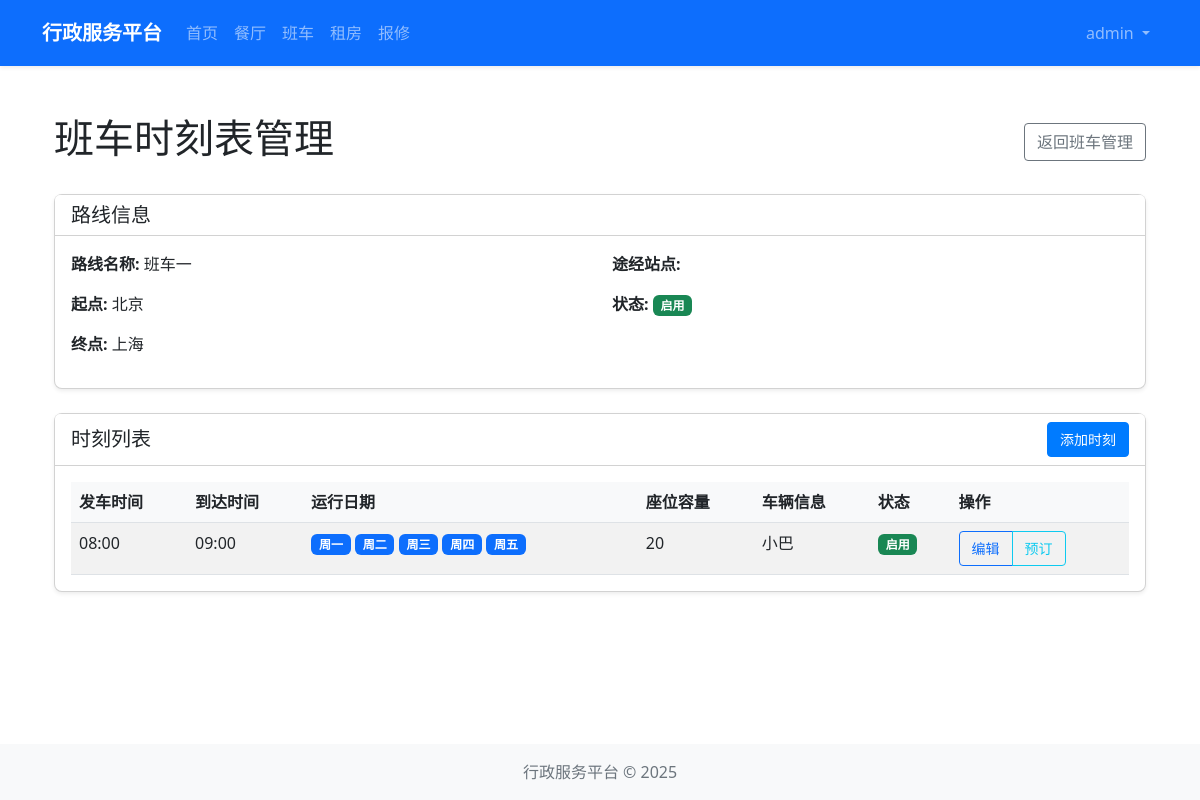
The app's page /shuttle/admin/schedule/1 (signed in) with its own data.
### models/user.py (models this page shows, shortened)
class User(UserMixin, db.Model):
    __tablename__ = 'users'
    id = db.Column(db.Integer, primary_key=True)
    username = db.Column(db.String(64), unique=True, nullable=False)
    email = db.Column(db.String(120), unique=True, nullable=False)
    password_hash = db.Column(db.String(128))
    role = db.Column(db.String(20), default='user')  # 'admin' or 'user'
    created_at = db.Column(db.DateTime, default=datetime.utcnow)
    def is_admin(self):
        return self.role == 'admin'

### models/shuttle.py (models this page shows, shortened)
class ShuttleRoute(db.Model):
    __tablename__ = 'shuttle_routes'
    id = db.Column(db.Integer, primary_key=True)
    name = db.Column(db.String(100), nullable=False)
    start_location = db.Column(db.String(200), nullable=False)
    end_location = db.Column(db.String(200), nullable=False)
    stops = db.Column(db.Text)  # 存储中间站点，以逗号分隔
    description = db.Column(db.Text)
    status = db.Column(db.String(20), default='active')  # active, inactive
    created_at = db.Column(db.DateTime, default=datetime.utcnow)
    schedules = db.relationship('ShuttleSchedule', backref='route', lazy=True, cascade='all, delete-orphan')

class ShuttleSchedule(db.Model):
    __tablename__ = 'shuttle_schedules'
    id = db.Column(db.Integer, primary_key=True)
    route_id = db.Column(db.Integer, db.ForeignKey('shuttle_routes.id', ondelete='CASCADE'), nullable=False)
    departure_time = db.Column(db.String(10), nullable=False)  # 格式: HH:MM
    arrival_time = db.Column(db.String(10), nullable=False)  # 格式: HH:MM
    days_of_week = db.Column(db.String(20), nullable=False)  # 例如：1,2,3,4,5 表示周一至周五
    capacity = db.Column(db.Integer, default=0)
    vehicle_info = db.Column(db.String(100))
    status = db.Column(db.String(20), default='active')  # active, canceled
    created_at = db.Column(db.DateTime, default=datetime.utcnow)

### routes/shuttle.py (the view)
@shuttle_bp.route('/admin/schedule/<int:route_id>')
@login_required
def manage_schedule(route_id):
    if not current_user.is_admin():
        abort(403)
    route = ShuttleRoute.query.get_or_404(route_id)
    schedules = ShuttleSchedule.query.filter_by(route_id=route_id).all()
    return render_template('shuttle/admin/schedule.html', route=route, schedules=schedules)

### extensions.py (called while the page is built)
def init_extensions(app):
    db.init_app(app)
    login_manager.init_app(app)
    csrf.init_app(app)
    login_manager.login_view = 'auth.login'
    from models.user import User
    @login_manager.user_loader
    def load_user(user_id):
        return User.query.get(int(user_id))

### templates/shuttle/admin/schedule.html (shortened to what this page needs)
{% extends "layout.html" %}
{% block content %}
<div class="container mt-4">
    <div class="d-flex justify-content-between align-items-center mb-4">
        <h1>班车时刻表管理</h1>
        <a href="{{ url_for('shuttle.admin') }}" class="btn btn-outline-secondary">
             返回班车管理
        </a>
    </div>
    <div class="card shadow-sm mb-4">
        <div class="card-header bg-white">
            <h5 class="mb-0">路线信息</h5>
        </div>
        <div class="card-body">
            <div class="row">
                <div class="col-md-6">
                    <p><strong>路线名称:</strong> {{ route.name }}</p>
                    <p><strong>起点:</strong> {{ route.start_location }}</p>
                    <p><strong>终点:</strong> {{ route.end_location }}</p>
                </div>
                <div class="col-md-6">
                    <p><strong>途经站点:</strong> {{ route.stops }}</p>
                    <p><strong>状态:</strong>
                        {% if route.status == 'active' %}
                            <span class="badge bg-success">启用</span>
                        {% else %}
                            <span class="badge bg-secondary">停用</span>
                        {% endif %}
                    </p>
                </div>
            </div>
        </div>
    </div>
    <div class="card shadow-sm">
        <div class="card-header bg-white d-flex justify-content-between align-items-center">
            <h5 class="mb-0">时刻列表</h5>
            <a href="{{ url_for('shuttle.add_schedule', route_id=route.id) }}" class="btn btn-primary btn-sm">
                 添加时刻
            </a>
        </div>
        <div class="card-body">
            {% if schedules %}
            <div class="table-responsive">
                <table class="table table-striped table-hover">
                    <thead>
                        <tr>
                            <th>发车时间</th>
                            <th>到达时间</th>
                            <th>运行日期</th>
                            <th>座位容量</th>
                            <th>车辆信息</th>
                            <th>状态</th>
                            <th>操作</th>
                        </tr>
                    </thead>
                    <tbody>
                        {% for schedule in schedules %}
                        <tr>
                            <td>{{ schedule.departure_time }}</td>
                            <td>{{ schedule.arrival_time }}</td>
                            <td>
                                {% set days = schedule.days_of_week.split(',') %}
                                {% for day in days %}
                                    {% if day == '0' %}
                                        <span class="badge bg-info">周日</span>
                                    {% elif day == '1' %}
                                        <span class="badge bg-primary">周一</span>
                                    {% elif day == '2' %}
                                        <span class="badge bg-primary">周二</span>
                                    {% elif day == '3' %}
                                        <span class="badge bg-primary">周三</span>
                                    {% elif day == '4' %}
                                        <span class="badge bg-primary">周四</span>
                                    {% elif day == '5' %}
                                        <span class="badge bg-primary">周五</span>
                                    {% elif day == '6' %}
                                        <span class="badge bg-info">周六</span>
                                    {% endif %}
                                {% endfor %}
                            </td>
                            <td>{{ schedule.capacity }}</td>
                            <td>{{ schedule.vehicle_info }}</td>
                            <td>
                                {% if schedule.status == 'active' %}
                                    <span class="badge bg-success">启用</span>
                                {% else %}
                                    <span class="badge bg-secondary">停用</span>
                                {% endif %}
                            </td>
                            <td>
                                <div class="btn-group btn-group-sm">
                                    <a href="{{ url_for('shuttle.edit_schedule', id=schedule.id) }}" class="btn btn-outline-primary">
                                         编辑
                                    </a>
                                    <a href="{{ url_for('shuttle.view_reservations', schedule_id=schedule.id) }}" class="btn btn-outline-info">
                                         预订
                                    </a>
                                </div>
                            </td>
                        </tr>
                        {% endfor %}
                    </tbody>
                </table>
            </div>
            {% else %}
            <div class="alert alert-info">
                <i class="fas fa-info-circle"></i> 该路线尚未添加任何时刻表，请点击"添加时刻"按钮添加。
            </div>
            {% endif %}
        </div>
    </div>
</div>
{% endblock %}

### templates/layout.html (shortened to what this page needs)
<!DOCTYPE html>
<html lang="zh-CN">
<head>
    <link href="https://cdn.jsdelivr.net/npm/bootstrap@5.2.3/dist/css/bootstrap.min.css" rel="stylesheet">
    <link rel="stylesheet" href="{{ url_for('static', filename='css/style.css') }}">
</head>
<body>
    <nav class="navbar navbar-expand-lg navbar-dark bg-primary">
        <div class="container">
            <a class="navbar-brand" href="{{ url_for('main.index') }}">行政服务平台</a>
            <div class="collapse navbar-collapse" id="navbarSupportedContent">
                <ul class="navbar-nav me-auto mb-2 mb-lg-0">
                    <li class="nav-item">
                        <a class="nav-link" href="{{ url_for('main.index') }}">首页</a>
                    </li>
                    <li class="nav-item">
                        <a class="nav-link" href="{{ url_for('restaurant.index') }}">餐厅</a>
                    </li>
                    <li class="nav-item">
                        <a class="nav-link" href="{{ url_for('shuttle.index') }}">班车</a>
                    </li>
                    <li class="nav-item">
                        <a class="nav-link" href="{{ url_for('housing.index') }}">租房</a>
                    </li>
                    <li class="nav-item">
                        <a class="nav-link" href="{{ url_for('repair.index') }}">报修</a>
                    </li>
                </ul>
                <ul class="navbar-nav ms-auto">
                    {% if current_user.is_authenticated %}
                        <li class="nav-item dropdown">
                            <a class="nav-link dropdown-toggle" href="#" id="navbarDropdown" role="button" data-bs-toggle="dropdown" aria-expanded="false">
                                {{ current_user.username }}
                            </a>
                        </li>
                    {% endif %}
                </ul>
            </div>
        </div>
    </nav>
    <main class="container mt-4 mb-4">
        {% block content %}{% endblock %}
    </main>
    <footer class="footer bg-light py-3 mt-auto">
        <div class="container text-center">
            <span class="text-muted">行政服务平台 &copy; {{ now.year }}</span>
        </div>
    </footer>
</body>
</html>

### static/css/style.css (style rules this page uses)
body { display: flex; flex-direction: column; min-height: 100vh; }
main { flex: 1; }
.footer { margin-top: auto; }
.card { border-radius: 0.5rem; box-shadow: 0 0.125rem 0.25rem rgba(0, 0, 0, 0.075); transition: all 0.3s ease; }
.btn { border-radius: 0.25rem; padding: 0.375rem 0.75rem; font-weight: 500; }
.btn-primary { background-color: #007bff; border-color: #007bff; }
.navbar { padding: 0.8rem 1rem; box-shadow: 0 0.125rem 0.25rem rgba(0, 0, 0, 0.075); }
.navbar-brand { font-weight: 600; font-size: 1.25rem; }
.table { margin-bottom: 0; }
.table th { font-weight: 600; background-color: #f8f9fa; }

### records on screen
User: username "admin"
ShuttleRoute: name "班车一", start_location "北京", end_location "上海"
ShuttleSchedule: departure_time "08:00", arrival_time "09:00", capacity "20", vehicle_info "小巴", status "启用"
